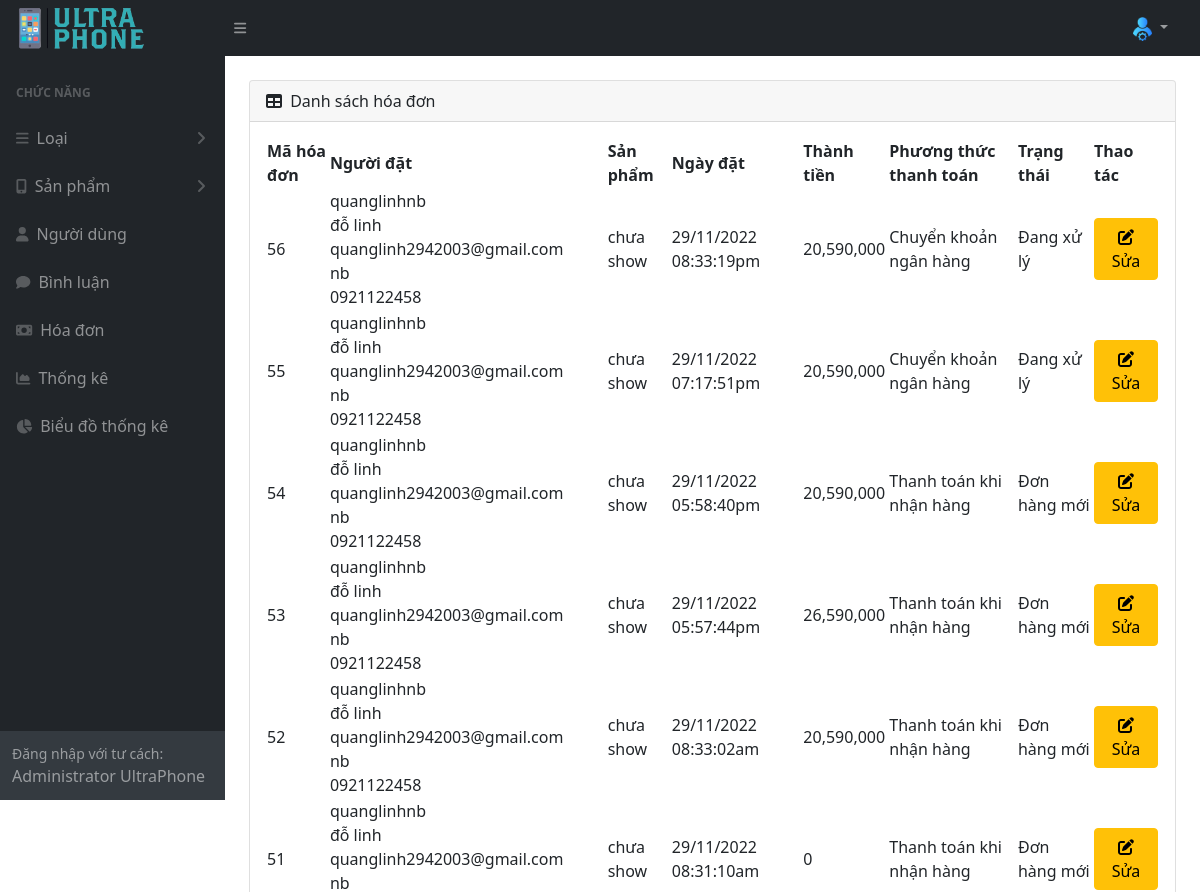
Before: /admin/index.php?act=listbill (upper part) with the older database file.
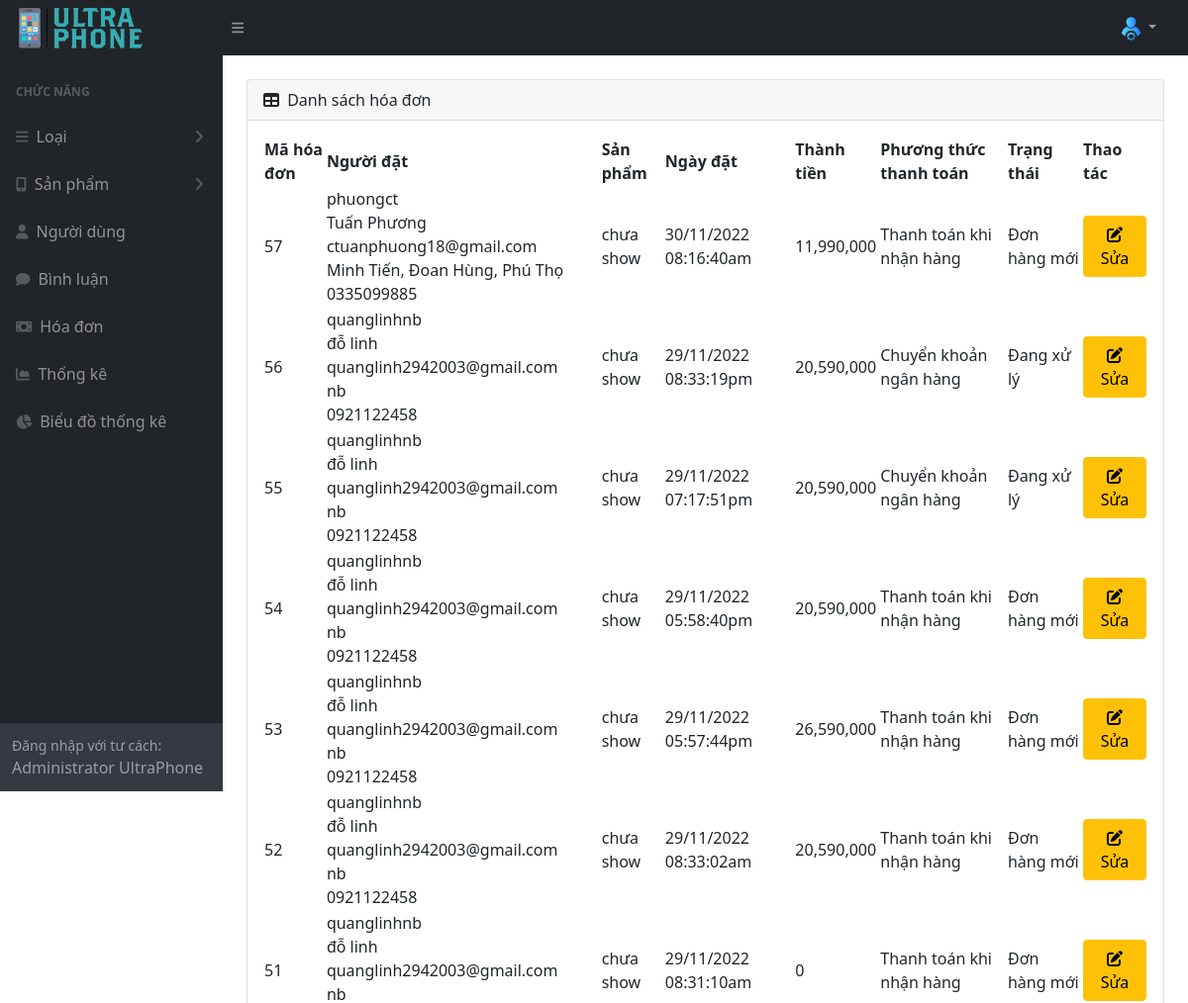
After: the same page with the newer database file.
### tables this page shows
CREATE TABLE `bill` (
  `id_bill` int(11) NOT NULL,
  `bill_code` varchar(255) DEFAULT NULL,
  `id_user` int(11) NOT NULL,
  `user_name` varchar(255) NOT NULL,
  `full_name` varchar(55) NOT NULL,
  `address` varchar(255) NOT NULL,
  `phone` int(25) NOT NULL,
  `email` varchar(255) NOT NULL,
  `payment` tinyint(1) NOT NULL DEFAULT 1 COMMENT '1.Thanh toán khi nhận hàng 2.Chuyển khoản ngân hàng 3.Thanh toán online',
  `order_date` varchar(50) NOT NULL,
  `total_amount` int(10) NOT NULL,
  `status` tinyint(4) NOT NULL COMMENT '0.Đơn hàng mới \r\n1.Đang xử lý\r\n2.Đang giao hàng\r\n3.Đã giao hàng',
  `status_pay` varchar(11) NOT NULL DEFAULT '0'
);

### admin/model/pdo.php (called while the page is built, shortened)
<?php
function pdo_get_connection(){
    $dburl = "mysql:host=127.0.0.1;dbname=ultraphone;charset=utf8";
    $username = 'root';
    $password = '';
    $conn = new PDO($dburl, $username, $password);
    $conn->setAttribute(PDO::ATTR_ERRMODE, PDO::ERRMODE_EXCEPTION);
    return $conn;
}
function pdo_query($sql){
    $sql_args = array_slice(func_get_args(), 1);
    try{
        $conn = pdo_get_connection();
        $stmt = $conn->prepare($sql);
        $stmt->execute($sql_args);
        $rows = $stmt->fetchAll();
        return $rows;
    }
    catch(PDOException $e){
        throw $e;
    }
    finally{
        unset($conn);
    }
}

### admin/model/hoadon.php (called while the page is built, shortened)
<?php
function loadall_bill($iduser)
{
    $sql = "SELECT * FROM bill WHERE 1";
    $sql .= " ORDER BY id_bill DESC";
    $listbill = pdo_query($sql);
    return $listbill;
}
?>

### admin/view/hoadon/list.php (the view, shortened to what this page needs)
<div id="layoutSidenav_content">
    <div class="container-fluid px-4">
        <div class="card mb-4 mt-4">
            <div class="card-header">
                <i class="fas fa-table me-1"></i>
                Danh sách hóa đơn
            </div>
            <div class="card-body">
                <table id="datatablesSimple">
                    <thead>
                        <tr>
                            <th>Mã hóa đơn</th>
                            <th>Người đặt</th>
                            <th>Sản phẩm</th>
                            <th>Ngày đặt</th>
                            <th>Thành tiền</th>
                            <th>Phương thức thanh toán</th>
                            <th>Trạng thái</th>
                            <th>Thao tác</th>
                        </tr>
                    </thead>
                    <tbody>
                        <?php foreach ($listbill as $bill) :
                            extract($bill);
                            $user_detail = '' . $bill['user_name'] . '<br>' . $bill['full_name'] . '<br> ' . $bill['email'] . '<br> ' . $bill['address'] . '<br>0' . $bill['phone'] . '<br>
                                        </td>'
                        ?>
                            <tr>
                                <td><?= $bill['id_bill'] ?></td>
                                <td><?= $user_detail ?></td>
                                <td>chưa show</td>
                                <td><?= $bill['order_date'] ?></td>
                                <td><?= number_format($bill['total_amount']) ?></td>
                                <td><?php if ($bill['payment'] == 1) {
                                        echo "Thanh toán khi nhận hàng";
                                    } else if ($bill['payment'] == 2) {
                                        echo "Chuyển khoản ngân hàng";
                                    } else if ($bill['payment'] == 3) {
                                        echo "Thanh toán online";
                                    } else {
                                        echo "Không tìm thấy phương thức thanh toán";
                                    }  ?></td>
                                <td><?php if ($bill['status'] == 0) {
                                        echo "Đơn hàng mới";
                                    } else if ($bill['status'] == 1) {
                                        echo "Đang xử lý";
                                    } else if ($bill['status'] == 2) {
                                        echo "Đang giao hàng";
                                    } else if ($bill['status'] == 3) {
                                        echo "Đã giao hàng";
                                    } else {
                                        echo "Lỗi trạng thái";
                                    } ?></td>
                                <td class="text-center">
                                    <a href="index.php?act=editbill&idbill=<?= $bill['id_bill'] ?>" class="btn btn-warning"><i class="fa-solid fa-pen-to-square"></i> Sửa</a>
                                </td>
                            </tr>
                        <?php endforeach ?>
                    </tbody>
                </table>
            </div>
        </div>
    </div>

Changed rows visible on the page:
added bill: id_bill "57", user_name "phuongct", full_name "Tuấn Phương", email "ctuanphuong18@gmail.com", address "Minh Tiến, Đoan Hùng, Phú Thọ", phone "335099885", order_date "30/11/2022 08:16:40am", total_amount "11,990,000", payment "Thanh toán khi nhận hàng", status "Đơn hàng mới"
